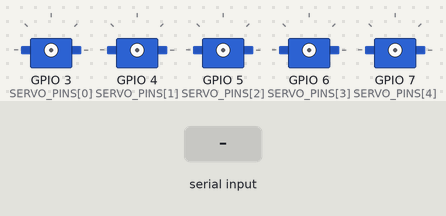
Recording of a sketch running on a simulated ESP32-C3. On the bench: 5 × servo. The inputs (shaded band) are chosen by the test bench. EEPROM starts erased; what the sketch prints to the serial monitor is not drawn.

Above: at 1.2 s.
1.3 s: "H90\n" received over Serial
At 2.5 s:
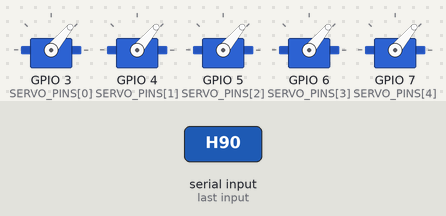
4.3 s: "C,45\n" received over Serial
5.8 s: "P\n" received over Serial
7.3 s: "X\n" received over Serial
Timing chart, 0 to 9.8 s (numbered marks = the images above; inputs shaded):
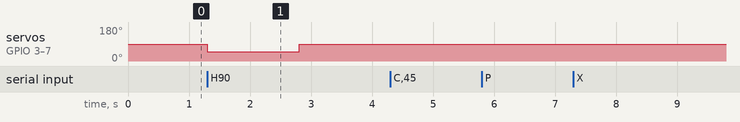

The sketch:

bionic_hand_cr.ino
```cpp
/*
 * Bionic hand — CONTINUOUS-ROTATION servo variant (open-loop position control).
 *
 * Use this sketch ONLY if your servos are continuous-rotation (they spin
 * nonstop instead of holding an angle). For standard positional servos use
 * ../bionic_hand_esp32 instead.
 *
 * A continuous-rotation (CR) servo maps the signal to SPEED, not position:
 *   ~neutral (≈90)  -> stopped
 *   below neutral   -> spin one way   (faster further from neutral)
 *   above neutral   -> spin other way
 * so it has no innate sense of position. This firmware fakes position control
 * open-loop: it holds an ESTIMATED position per finger, drives the motor toward
 * the target, integrates the estimate over elapsed time at a calibrated speed,
 * and commands neutral (stop) once within a deadband of the target. There is no
 * feedback, so the estimate DRIFTS and must be re-homed against a mechanical
 * stop (finger fully open). This is inherently less reliable than a positional
 * servo — see README.
 *
 * Serial protocol (115200 baud, newline-delimited) — superset of the positional
 * firmware so the host app works unchanged, plus CR tuning/homing commands:
 *   S,thumb:120,index:40,...   set target POSITIONS (0-180 virtual), clamped
 *   P                          -> PONG (heartbeat)
 *   X                          emergency stop: detach all (servos coast to stop)
 *   C,thumb:0,180,...          target clamp bounds (min,max) per finger
 *   H                          home: drive all toward "open" stop, set est=0
 *   H,thumb                    home a single finger
 *   N,thumb:90,...             trim neutral (stop) command per finger
 *   R,thumb:120,...            set travel rate (deg/s of estimate) per finger
 *   G,thumb:-1                 set drive direction sign (+1/-1) per finger
 *   D,40                       set global drive offset (distance from neutral)
 *   J,thumb:130                raw jog: write angle directly (suspends control
 *                              on that finger until the next S) — for tuning
 *   J,thumb:off                stop raw jog (writes neutral, stays manual)
 * Replies: READY, PONG, STOPPED, HOMED, CALOK, TUNEOK, JOG.
 * Tuning + clamp bounds persist in NVS.
 *
 * POWER: external 5V supply able to source several amps, ground common with the
 * ESP32. Never power servos from the ESP32 USB rail.
 */

#include <ESP32Servo.h>
#include <Preferences.h>

static const uint8_t NUM_SERVOS = 5;
static const char *FINGER_NAMES[NUM_SERVOS] = {"thumb", "index", "middle", "ring", "pinky"};
static const uint8_t SERVO_PINS[NUM_SERVOS] = {3, 4, 5, 6, 7};  // ESP32-C3 safe pins

static const uint32_t BAUD = 115200;
static const int PULSE_MIN_US = 500;
static const int PULSE_MAX_US = 2500;
static const uint32_t FAILSAFE_TIMEOUT_MS = 10000;

// Per-finger tunables (persisted in NVS, override via serial).
int   neutralAngle[NUM_SERVOS];   // command that stops the CR servo (~90)
int   travelRate[NUM_SERVOS];     // deg/s the estimate advances while driving
int   driveSign[NUM_SERVOS];      // +1/-1: physical direction for a rising target
int   calLow[NUM_SERVOS];         // target clamp lower bound
int   calHigh[NUM_SERVOS];        // target clamp upper bound

// Global tunables.
int      driveOffset = 40;        // how far from neutral while moving -> speed
int      deadband = 3;            // stop when estimate within this of target
uint32_t homingMs = 1500;         // how long to drive toward the open stop

// Runtime state.
float    estPos[NUM_SERVOS];      // estimated position, 0..180 virtual degrees
int      targetAngle[NUM_SERVOS]; // setpoint, 0..180
bool     manual[NUM_SERVOS];      // raw-jog suspends the control loop for a finger
bool     attached[NUM_SERVOS];

Servo servos[NUM_SERVOS];
Preferences prefs;
uint32_t lastCommandMs = 0;
uint32_t lastUpdateMs = 0;

char lineBuf[192];
size_t lineLen = 0;
bool lineOverflow = false;

int fingerIndex(const char *name) {
  for (uint8_t i = 0; i < NUM_SERVOS; i++)
    if (strcmp(name, FINGER_NAMES[i]) == 0) return i;
  return -1;
}

void attachServo(uint8_t i) {
  if (!attached[i]) {
    servos[i].setPeriodHertz(50);
    servos[i].attach(SERVO_PINS[i], PULSE_MIN_US, PULSE_MAX_US);
    attached[i] = true;
  }
}

void detachAll() {
  for (uint8_t i = 0; i < NUM_SERVOS; i++) {
    if (attached[i]) { servos[i].detach(); attached[i] = false; }
    manual[i] = false;
  }
}

bool anyAttached() {
  for (uint8_t i = 0; i < NUM_SERVOS; i++) if (attached[i]) return true;
  return false;
}

// ---------------- persistence ----------------

void loadTuning() {
  char key[10];
  for (uint8_t i = 0; i < NUM_SERVOS; i++) {
    snprintf(key, sizeof(key), "n%u", i); neutralAngle[i] = prefs.getInt(key, 90);
    snprintf(key, sizeof(key), "r%u", i); travelRate[i]   = prefs.getInt(key, 120);
    snprintf(key, sizeof(key), "g%u", i); driveSign[i]    = prefs.getInt(key, 1);
    snprintf(key, sizeof(key), "lo%u", i); calLow[i]      = prefs.getInt(key, 0);
    snprintf(key, sizeof(key), "hi%u", i); calHigh[i]     = prefs.getInt(key, 180);
  }
  driveOffset = prefs.getInt("doff", 40);
}

void saveTuning() {
  char key[10];
  for (uint8_t i = 0; i < NUM_SERVOS; i++) {
    snprintf(key, sizeof(key), "n%u", i); prefs.putInt(key, neutralAngle[i]);
    snprintf(key, sizeof(key), "r%u", i); prefs.putInt(key, travelRate[i]);
    snprintf(key, sizeof(key), "g%u", i); prefs.putInt(key, driveSign[i]);
    snprintf(key, sizeof(key), "lo%u", i); prefs.putInt(key, calLow[i]);
    snprintf(key, sizeof(key), "hi%u", i); prefs.putInt(key, calHigh[i]);
  }
  prefs.putInt("doff", driveOffset);
}

// ---------------- control loop ----------------

// Command that spins finger i toward higher (dir=+1) or lower (dir=-1) position.
int driveCommand(uint8_t i, int dir) {
  return constrain(neutralAngle[i] + driveSign[i] * dir * driveOffset, 0, 180);
}

void updateControl() {
  uint32_t now = millis();
  float dt = (now - lastUpdateMs) / 1000.0f;
  lastUpdateMs = now;
  if (dt <= 0.0f || dt > 0.5f) return;  // skip first tick / long stalls

  for (uint8_t i = 0; i < NUM_SERVOS; i++) {
    if (manual[i] || !attached[i]) continue;
    float err = targetAngle[i] - estPos[i];
    if (fabs(err) <= deadband) {
      servos[i].write(neutralAngle[i]);          // reached target -> stop/hold
    } else {
      int dir = (err > 0) ? 1 : -1;
      servos[i].write(driveCommand(i, dir));     // drive toward target
      estPos[i] += dir * (float)travelRate[i] * dt;
      estPos[i] = constrain(estPos[i], 0.0f, 180.0f);
    }
  }
}

// ---------------- command handlers ----------------

// Apply f(idx, value) to each "finger:int" token in args.
void forEachPair(char *args, void (*fn)(int, int)) {
  char *save;
  for (char *tok = strtok_r(args, ",", &save); tok; tok = strtok_r(NULL, ",", &save)) {
    char *colon = strchr(tok, ':');
    if (!colon) continue;
    *colon = '\0';
    int idx = fingerIndex(tok);
    if (idx >= 0) fn(idx, atoi(colon + 1));
  }
}

void setTarget(int idx, int angle) {
  targetAngle[idx] = constrain(angle, calLow[idx], calHigh[idx]);
  attachServo(idx);
  manual[idx] = false;
}
void setNeutral(int idx, int v) { neutralAngle[idx] = constrain(v, 0, 180); }
void setRate(int idx, int v)    { travelRate[idx] = constrain(v, 1, 1000); }
void setSign(int idx, int v)    { driveSign[idx] = (v < 0) ? -1 : 1; }

void handleCal(char *args) {
  char *save;
  char *tok = strtok_r(args, ",", &save);
  while (tok) {
    char *colon = strchr(tok, ':');
    char *second = strtok_r(NULL, ",", &save);
    if (colon && second) {
      *colon = '\0';
      int idx = fingerIndex(tok);
      if (idx >= 0) {
        int a = constrain(atoi(colon + 1), 0, 180);
        int b = constrain(atoi(second), 0, 180);
        calLow[idx] = min(a, b);
        calHigh[idx] = max(a, b);
      }
    }
    tok = strtok_r(NULL, ",", &save);
  }
  saveTuning();
  Serial.println("CALOK");
}

// Drive one finger toward the "open" (position 0) mechanical stop, then zero
// the estimate. Homing several fingers runs them in parallel to stay well
// inside the host's heartbeat window.
void homeFingers(bool mask[NUM_SERVOS]) {
  for (uint8_t i = 0; i < NUM_SERVOS; i++)
    if (mask[i]) { attachServo(i); manual[i] = false; }
  uint32_t t0 = millis();
  while (millis() - t0 < homingMs) {
    for (uint8_t i = 0; i < NUM_SERVOS; i++)
      if (mask[i]) servos[i].write(driveCommand(i, -1));
    delay(10);
  }
  for (uint8_t i = 0; i < NUM_SERVOS; i++) {
    if (mask[i]) {
      servos[i].write(neutralAngle[i]);
      estPos[i] = 0.0f;
      targetAngle[i] = 0;
    }
  }
  lastUpdateMs = millis();
  Serial.println("HOMED");
}

void handleHome(char *args) {
  bool mask[NUM_SERVOS];
  if (args && *args) {
    for (uint8_t i = 0; i < NUM_SERVOS; i++) mask[i] = false;
    int idx = fingerIndex(args);
    if (idx >= 0) mask[idx] = true; else return;
  } else {
    for (uint8_t i = 0; i < NUM_SERVOS; i++) mask[i] = true;
  }
  homeFingers(mask);
}

// J,thumb:130 -> raw write for tuning; J,thumb:off -> write neutral (stay manual)
void handleJog(char *args) {
  char *colon = strchr(args, ':');
  if (!colon) return;
  *colon = '\0';
  int idx = fingerIndex(args);
  if (idx < 0) return;
  attachServo(idx);
  manual[idx] = true;
  const char *val = colon + 1;
  int angle = (strcmp(val, "off") == 0) ? neutralAngle[idx] : constrain(atoi(val), 0, 180);
  servos[idx].write(angle);
  Serial.println("JOG");
}

void processLine(char *line) {
  lastCommandMs = millis();
  if (line[0] == 'P' && line[1] == '\0') {
    Serial.println("PONG");
  } else if (line[0] == 'X' && line[1] == '\0') {
    detachAll();
    Serial.println("STOPPED");
  } else if (line[0] == 'S' && line[1] == ',') {
    forEachPair(line + 2, setTarget);
  } else if (line[0] == 'C' && line[1] == ',') {
    handleCal(line + 2);
  } else if (line[0] == 'H') {
    handleHome(line[1] == ',' ? line + 2 : (char *)"");
  } else if (line[0] == 'N' && line[1] == ',') {
    forEachPair(line + 2, setNeutral); saveTuning(); Serial.println("TUNEOK");
  } else if (line[0] == 'R' && line[1] == ',') {
    forEachPair(line + 2, setRate); saveTuning(); Serial.println("TUNEOK");
  } else if (line[0] == 'G' && line[1] == ',') {
    forEachPair(line + 2, setSign); saveTuning(); Serial.println("TUNEOK");
  } else if (line[0] == 'D' && line[1] == ',') {
    driveOffset = constrain(atoi(line + 2), 0, 90); saveTuning(); Serial.println("TUNEOK");
  } else if (line[0] == 'J' && line[1] == ',') {
    handleJog(line + 2);
  }
  // Unknown commands ignored.
}

void setup() {
  Serial.begin(BAUD);
  ESP32PWM::allocateTimer(0);
  ESP32PWM::allocateTimer(1);
  ESP32PWM::allocateTimer(2);
  ESP32PWM::allocateTimer(3);
  prefs.begin("bioniccr", false);
  loadTuning();
  for (uint8_t i = 0; i < NUM_SERVOS; i++) {
    estPos[i] = 90.0f;        // unknown until homed; matches target -> no motion
    targetAngle[i] = 90;
    manual[i] = false;
    attached[i] = false;
  }
  lastCommandMs = millis();
  lastUpdateMs = millis();
  // Servos stay detached (stopped) until the first command.
  Serial.println("READY");
}

void loop() {
  while (Serial.available() > 0) {
    char c = (char)Serial.read();
    if (c == '\n' || c == '\r') {
      if (lineOverflow) { lineOverflow = false; lineLen = 0; }
      else if (lineLen > 0) { lineBuf[lineLen] = '\0'; processLine(lineBuf); lineLen = 0; }
    } else if (lineLen < sizeof(lineBuf) - 1) {
      lineBuf[lineLen++] = c;
    } else {
      lineOverflow = true;
    }
  }

  updateControl();

  if (FAILSAFE_TIMEOUT_MS > 0 && anyAttached() &&
      millis() - lastCommandMs > FAILSAFE_TIMEOUT_MS) {
    detachAll();
    Serial.println("FAILSAFE");
  }
}
```

Measured:
- after the input at 1.3 s, servo on GPIO 3 (SERVO_PINS[0]), servo on GPIO 4 (SERVO_PINS[1]), servo on GPIO 5 (SERVO_PINS[2]), servo on GPIO 6 (SERVO_PINS[3]), servo on GPIO 7 (SERVO_PINS[4]): 90° → 50° at once, → 90° 1.5 s later
- after the input at 4.3 s, every drawn part: stays the same
- after the input at 5.8 s, every drawn part: stays the same
- after the input at 7.3 s, every drawn part: stays the same
